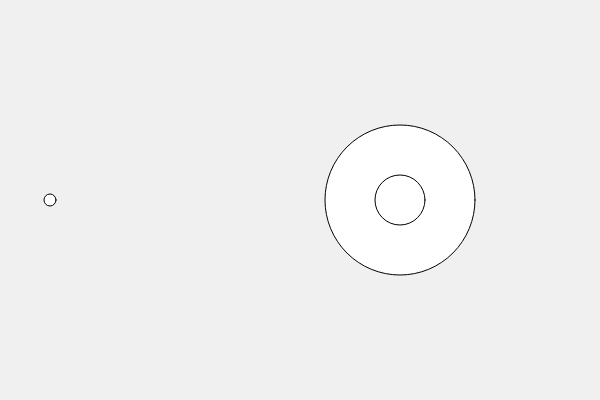
Frame 1 (no input)
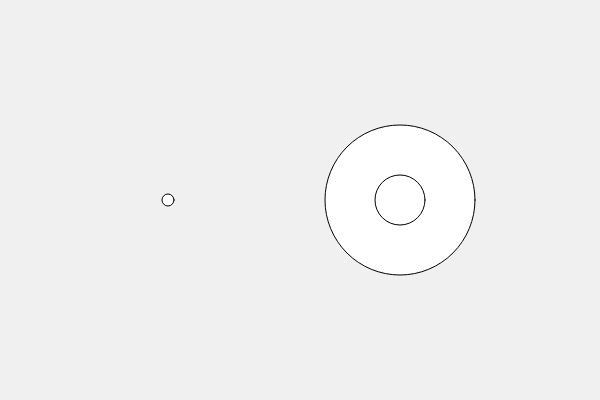
Frame 60 (no input)
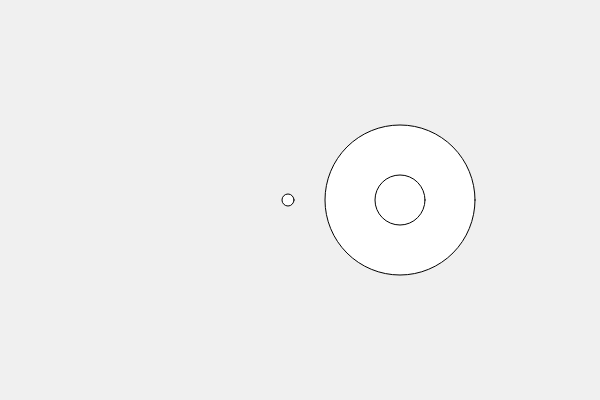
Frame 120 (the mouse pressed at the canvas centre since frame 60)

The p5.js sketch that drew these frames (run headless with seeded random() and noise() and a simulated clock; from frame 60 on, the mouse is pressed at the canvas centre):

// p5.js sketch
// ── sketch.js
let nutrientX = 50;
function setup() {
    createCanvas(600, 400);    
}

function draw() {
    background(240);
    drawcell(400, 200);
    drawnutrient(nutrientX, 200);
    nutrientX += 2;
    if (nutrientX >= 325) {
        nutrientX = 50;
    }
}

function drawcell(x, y) {
    circle(x, y, 150);
    circle(x, y, 50);
}

function drawnutrient(x, y) {
    circle(x, y, 12);
}
